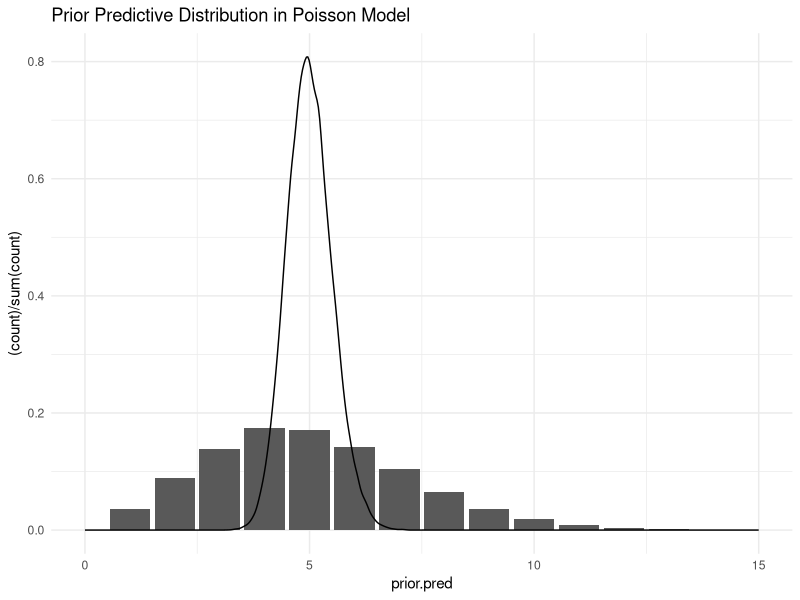
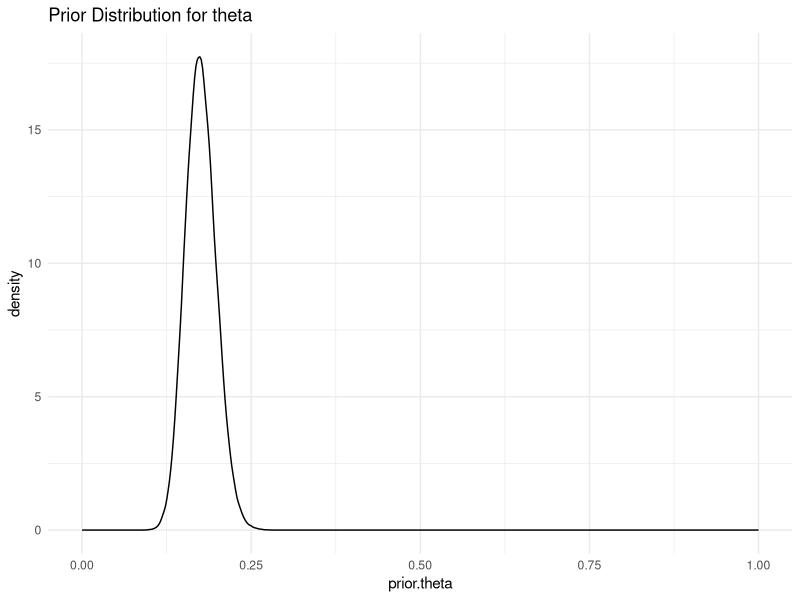
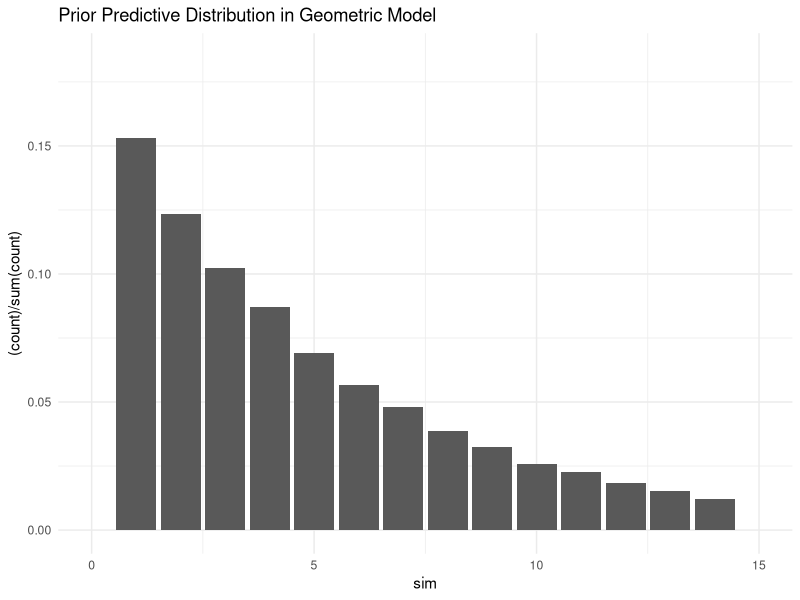
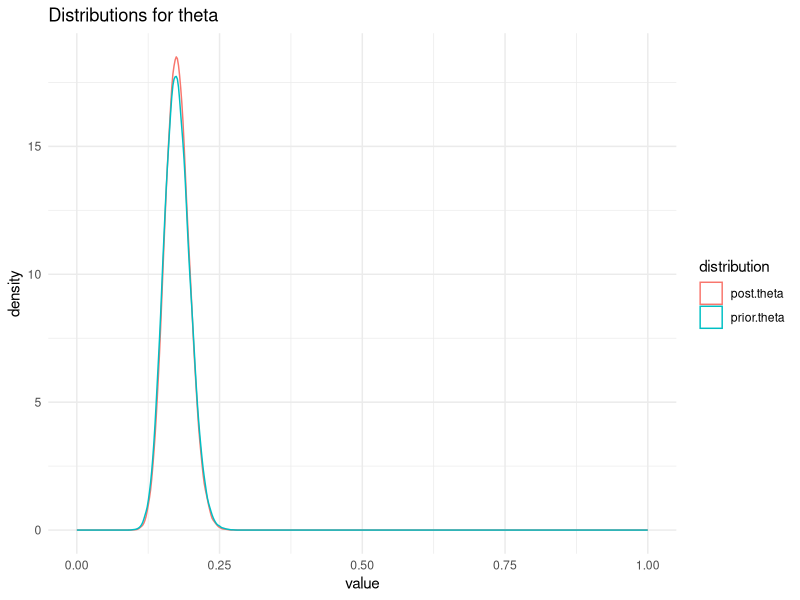
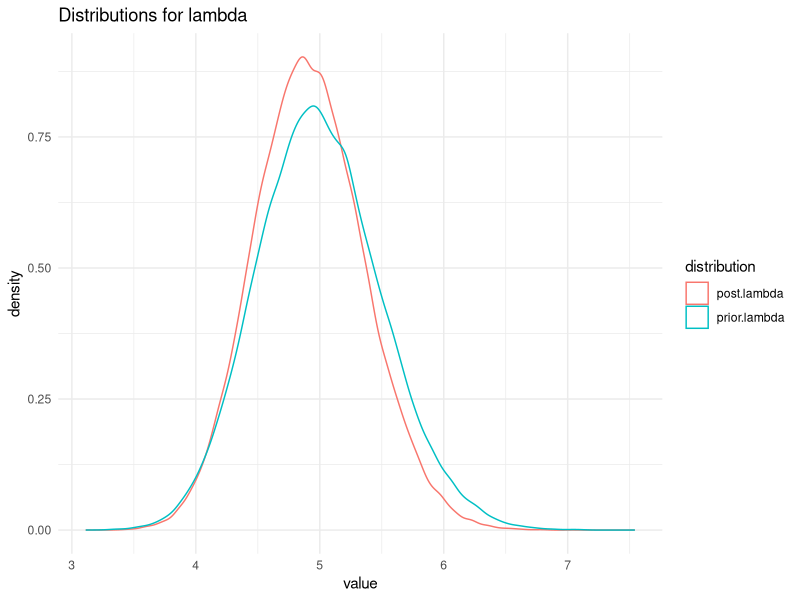
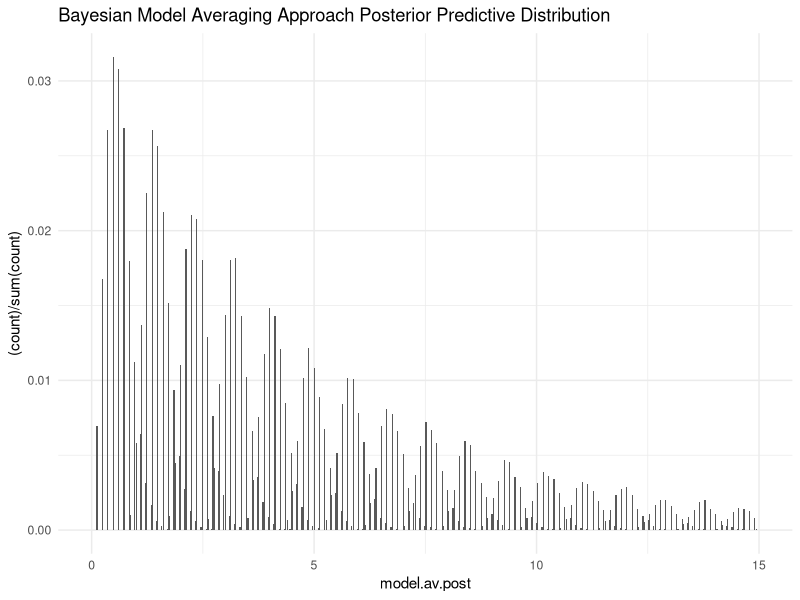

Write the R code that produced these figures, in order.
## ---- chunk 1
knitr::opts_chunk$set(echo = TRUE, fig.width = 14, comment = "#>", warning = F)
library(ggplot2)
library(tidyverse)
setwd("/home/ajo/gitRepos/bayesian/HW2")
theme_set(theme_minimal())
## ---- chunk 2
N <- 100000
counts <- seq(0,15, length.out = N)
params.for.lambda <- list(alpha = 100, beta = 20)
prior.lambda <- rgamma(N, shape = params.for.lambda$alpha, rate = params.for.lambda$beta)
prior.pred <- rpois(N, lambda = prior.lambda)
ggplot(tibble(prior.pred, prior.lambda), aes(prior.pred)) +
  geom_bar(aes(y = (..count..)/sum(..count..))) +
  geom_density(aes(prior.lambda)) +
  scale_x_continuous(limits = c(0, 15)) + 
  ggtitle("Prior Predictive Distribution in Poisson Model") 

mean(prior.lambda > 4 & prior.lambda < 6)
## ---- chunk 3
params.for.theta <- list(a = 50, b = 235)
prior.theta <- rbeta(N, shape1 = params.for.theta$a, shape2 = params.for.theta$b)

ggplot(tibble(prior.theta), aes(prior.theta)) +
  geom_density(aes(prior.theta)) +
  scale_x_continuous(limits = c(0, 1)) + 
  ggtitle("Prior Distribution for theta")

sim <- rgeom(N, prior.theta)
ggplot(tibble(sim), aes(sim)) +
  geom_bar(aes(y = (..count..)/sum(..count..))) + 
  scale_x_continuous(limits = c(0, 15)) + 
  ggtitle("Prior Predictive Distribution in Geometric Model")

mean(prior.theta > 1/7 & prior.theta < 1/5)
## ---- chunk 4
data <- c(1,2,2,8,10)
n <- length(data)
s <- sum(data)
## ---- chunk 5
post.theta <- rbeta(N, shape1 = params.for.theta$a + n, params.for.theta$b + s)
post.lambda <- rgamma(N, shape = params.for.lambda$alpha + s, rate = params.for.lambda$beta + n)

df <- tibble(counts, prior.theta, post.theta,
             prior.lambda, post.lambda)

df2 <- df %>% 
    gather(key = distribution, value = value, -counts) 

df2 %>% 
  filter(distribution %in% c("prior.theta", "post.theta")) %>% 
  ggplot() +
  geom_density(aes(x = value, col = distribution)) +
  scale_x_continuous(limits = c(0, 1)) + 
  ggtitle("Distributions for theta")

df2 %>% 
  filter(distribution %in% c("prior.lambda", "post.lambda")) %>% 
  ggplot() +
  geom_density(aes(x = value, col = distribution)) +
  ggtitle("Distributions for lambda")
## ---- chunk 6
lambda <- sample(prior.lambda, replace = T, size = N)
p.given.pois <- mean(map_dbl(lambda, ~ prod(dpois(data, .x)))) # Weighting the likelihood with the prior. We are simulating an integral. 

theta <- sample(prior.theta, replace = T, size = N)
p.given.geom <- mean(map_dbl(theta, ~ prod(dgeom(data, .x)))) # Weighting the likelihood with the prior. We are simulating an integral. 

# Posterior probabilities for each model. 
(p.poisson.given.y <- (0.5*p.given.pois)/(0.5*(p.given.pois + p.given.geom)))
(p.geom.given.y <- 1 - p.poisson.given.y)

# Bayes Factor.
(BF <- p.geom.given.y/p.poisson.given.y) # I.e. the data gives evidence for the geometric model. 
## ---- chunk 7
post.pred.pois <- rpois(N, lambda = post.lambda)
post.pred.geom <- rgeom(N, prob = post.theta)
model.av.post <- p.poisson.given.y*post.pred.pois + p.geom.given.y*post.pred.geom

tibble(model.av.post) %>% 
  ggplot(aes(model.av.post)) +
  geom_bar(aes(y = (..count..)/sum(..count..))) +
  scale_x_continuous(limits = c(0, 15)) + 
  ggtitle("Bayesian Model Averaging Approach Posterior Predictive Distribution")
## ---- chunk 8
mean(model.av.post)
## ---- chunk 9
quantile(model.av.post, c(0.025, 0.975))
